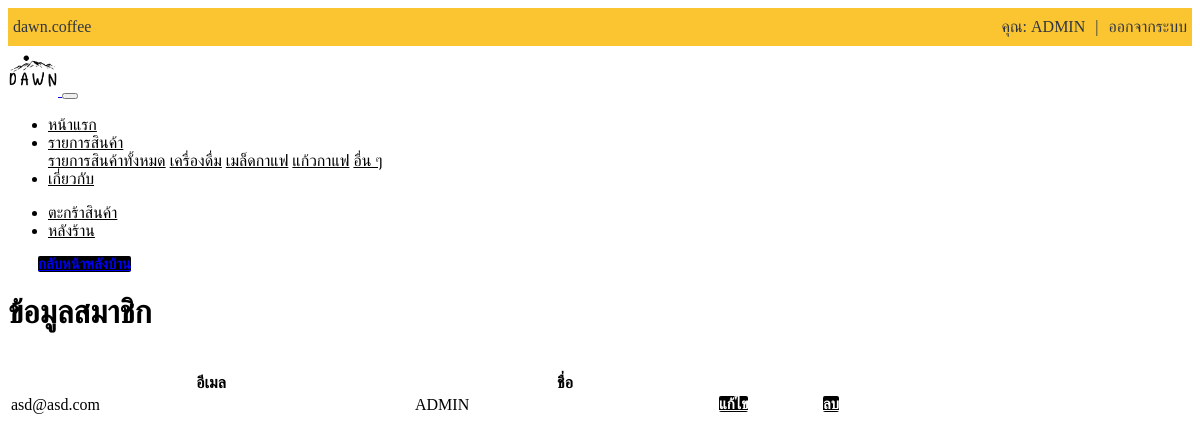
The page /admin/admin_member.php (signed in) on the database as committed earlier.
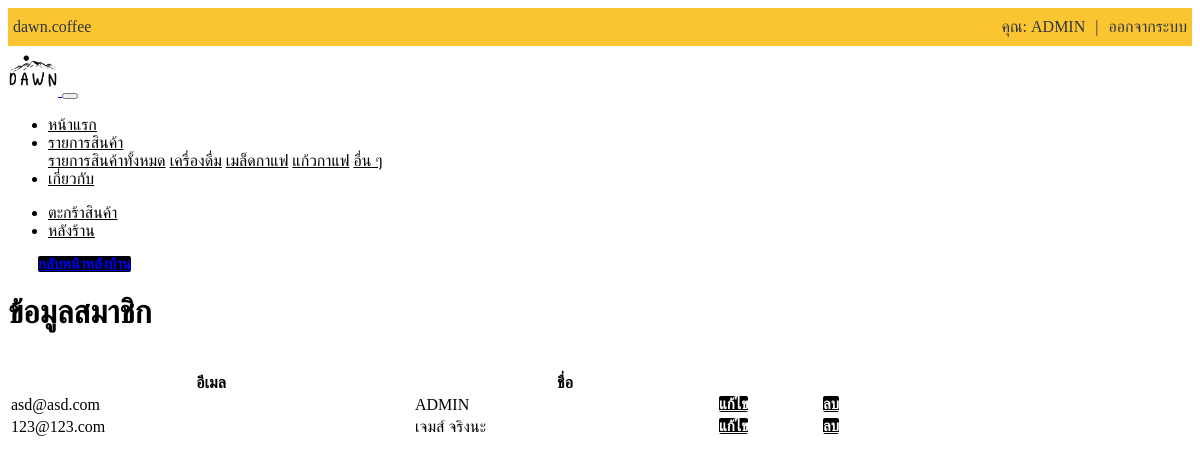
The same page on the database as committed later.
### tables this page shows
CREATE TABLE `account` (
  `acc_id` int(5) NOT NULL,
  `acc_name` varchar(255) NOT NULL,
  `acc_password` varchar(255) NOT NULL,
  `acc_email` varchar(255) NOT NULL,
  `acc_address` varchar(255) NOT NULL,
  `acc_phone` varchar(255) NOT NULL,
  `acc_status` varchar(255) NOT NULL
);

### admin/admin_member.php (the view, shortened to what this page needs)
<?php
include_once('include/navbar.php');
$check_admin = isset($_SESSION['auth-status']) ? $_SESSION['auth-status'] : '';
if($check_admin == 'admin' ){
?>
<div class="container">
<a href="?page=admin" class="btn btn-primary btn-block btn-back">กลับหน้าหลังบ้าน</a><br>
<table class="table table-hover mx-auto"  style="max-width:1024px;">
<h1 class="text-center">ข้อมูลสมาชิก</h1>
<br>
  <thead>
    <tr>
      <th scope="col">อีเมล</th>
      <th scope="col">ชื่อ</th>
      <th scope="col"></th>
      <th scope="col"></th>
    </tr>
  </thead>
  <tbody>
    <?php
    include_once('config.inc.php');
    $result = mysqli_query($conn,"SELECT * FROM account ORDER BY acc_id asc");
    while($row = mysqli_fetch_array($result)){
        echo "
       <tr class='my-auto'>
        <td style='width:400px'>".$row['acc_email']."</td>
        <td style='width:300px'>".$row['acc_name']."</td>
        <td style='width:100px'>
        <a href='?page=member_edit&&acc-id=$row[0]' class='btn btn-warning btn-block btn-edit'>แก้ไข</a>
        </td>
        <td style='width:100px'>
        <a href='?page=member_remove&&acc-id=$row[0]'   class='btn btn-warning btn-block btn-edit'>ลบ</a>
        </td>
      </tr>
        ";
    }
    ?>
  </tbody>
</table>
</div>
<?php }else {
    header('Location: ?page=home');
}?>

### include/navbar.php (shortened to what this page needs)
<div class="acc-nav">
<ul class="ul-acc-nav">
  <div class="container">
  <li><a href="#"> <i class="fab fa-instagram"></i> dawn.coffee</a></li>
  <?php
      if(isset($_SESSION['auth-id'])){
        include('config.inc.php');
        $sql = "SELECT * FROM account WHERE acc_id='".$_SESSION["auth-id"]."' ";
        $result = mysqli_query($conn, $sql);
        $row = mysqli_fetch_array($result);
        extract($row);
  ?>
  <li style="float:right"><a href="?page=logout">ออกจากระบบ</a></li>
  <li style="float:right" ><a style="color: #2f3640;">|</a></li>
  <li style="float:right" ><a href="?page=profile">คุณ: <?=$acc_name?></a></li>
  <?php }?>
  </div>
</ul>
</div>
<nav class="navbar navbar-expand-md navbar-light bg-c-light">
  <div class="container">
  <a class="navbar-brand" href="?page=home">
    <img src="dist/img/logo_dawn.png" alt="logo" width="50px">
  </a>
  <button class="navbar-toggler" type="button" data-toggle="collapse" data-target="#navbarSupportedContent" aria-controls="navbarSupportedContent" aria-expanded="false" aria-label="Toggle navigation">
  </button>
  <div class="collapse navbar-collapse" id="navbarSupportedContent">
    <ul class="navbar-nav mr-auto">
      <li class="nav-item">
        <a class="nav-link" href="?page=home">หน้าแรก</a>
      </li>
      <li class="nav-item dropdown">
        <a class="nav-link dropdown-toggle" href="#" id="navbarDropdown" role="button" data-toggle="dropdown" aria-haspopup="true" aria-expanded="false">
          รายการสินค้า
        </a>
        <div class="dropdown-menu" aria-labelledby="navbarDropdown">
          <a class="dropdown-item" href="?page=allproduct">รายการสินค้าทั้งหมด</a>
          <a class="dropdown-item" href="?page=drink">เครื่องดื่ม</a>
          <a class="dropdown-item" href="?page=bean">เมล็ดกาแฟ</a>
          <a class="dropdown-item" href="?page=mug">แก้วกาแฟ</a>
          <a class="dropdown-item" href="?page=more">อื่น ๆ</a>
        </div>
      </li>
      <li class="nav-item">
        <a class="nav-link" href="#">เกี่ยวกับ</a>
      </li>
    </ul>
    <ul class="navbar-nav ml-auto">
            <?php
              if(isset($_SESSION['auth-id'])){
            ?>
        <li class="nav-item">
            <a class="nav-link" href="?page=cart"><i class="fas fa-shopping-cart"></i> ตะกร้าสินค้า</a>
        </li>
        <?php }?>
        <?php
        $nav_status = isset($_SESSION['auth-status']) ? $_SESSION['auth-status'] : '';
        if($nav_status == "admin"){
        echo'
            <li class="nav-item ">
                <a class="nav-link" href="?page=admin">หลังร้าน</a>
            </li>
            ';
        }
        ?>
    </ul>
  </div>
  </div>
</nav>

### include/navbar.php (style rules this page uses)
.ul-acc-nav { list-style-type: none; margin: 0; padding: 0; overflow: hidden; background-color: #fbc531; }
.ul-acc-nav li { float: left; }
.ul-acc-nav li a { display: block; color: #2f3640; text-align: center; padding: 10px 5px; text-decoration: none; }
.bg-c-light { background-color: white; }
.navbar-nav a { color: black !important; }

### admin/admin_member.php (style rules this page uses)
.btn-back { max-width: 150px; border-radius: 2px; font-size: 15px; font-weight: bold; background-color: black; border: 1px black; margin-top:30px; margin-right:auto; margin-left:30px; }
.btn-edit { max-width: 100px; border-radius: 2px; font-size: 15px; font-weight: bold; background-color: black; color:white; border: 1px black; }

Rows that differ between the two databases and show on the page:
added account: acc_email "123@123.com", acc_name "เจมส์ จริงนะ"
